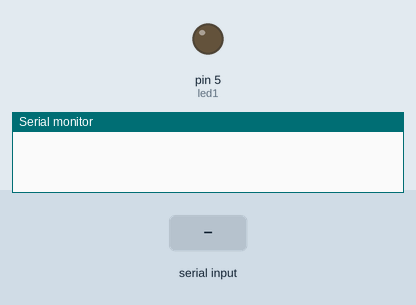
Recording of a sketch running on a simulated Arduino Uno, built with avr-gcc and run on an emulated ATmega328P. Parts: output pins drawn as LEDs (lit = HIGH), the last lines printed to the serial monitor. The inputs (shaded band) are chosen by the test bench.

Above: at 1.2 s.
1.3 s: "SWITCH1_ON" received over Serial
At 3.2 s:
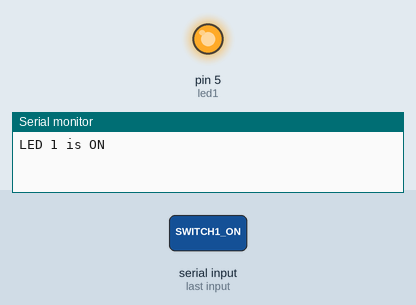
3.8 s: "SWITCH1_OFF" received over Serial
At 5.2 s:
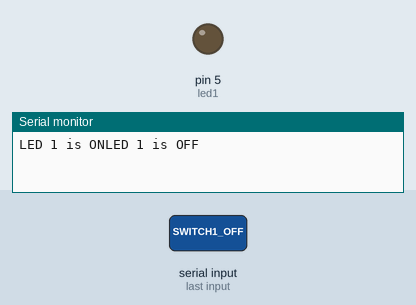
Timing chart, 0 to 6.8 s (numbered marks = the images above; inputs shaded):
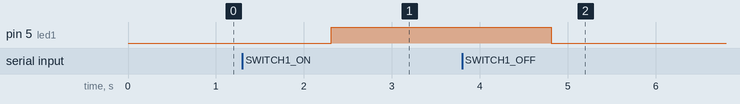

The sketch:

bluetooth_led_lab.ino
```cpp
/*  EXP 07 - HC-05 Bluetooth switch for an external LED (Arduino Uno)
    Source: lab code PDF 'MIOT all codes'.
    WIRING
      HC-05 VCC -> 5V ; GND -> GND ; TXD -> D0
      D1 -> 1k -> junction ; junction -> 2.2k -> GND ; junction -> HC-05 RXD   (5V to 3.3V divider)
      D5 -> 220R -> LED(+) ; LED(-) -> GND
    STEPS
      1. Unplug HC-05 TXD and RXD from D0/D1 (shared with USB).
      2. Plug the Uno into the PC with USB.
      3. Arduino IDE: File > Open this .ino. Tools > Board > Arduino Uno. Tools > Port > your Uno.
      4. Click Upload.
      5. Plug the HC-05 wires back in.
      6. Phone: pair with HC-05 (PIN 1234 or 0000), open a Bluetooth terminal / switch app.
      7. Send SWITCH1_ON: LED on. Send SWITCH1_OFF: LED off.
    NOTE
      Send the text exactly, with no newline or carriage return added by the app, or the comparison fails.
      readString() waits up to 1 s for more data, so the LED reacts after about a second.
*/

int led1 = 5;                                  // LED connected to pin 5

void setup() {
  Serial.begin(9600);                          // HC-05 serial link
  pinMode(led1, OUTPUT);
}

void loop() {
  if (Serial.available() > 0) {                // data from Bluetooth
    String command = Serial.readString();

    if (command.equals("SWITCH1_ON")) {
      Serial.print("LED 1 is ON");
      digitalWrite(led1, HIGH);
    }
    else if (command.equals("SWITCH1_OFF")) {
      Serial.print("LED 1 is OFF");
      digitalWrite(led1, LOW);
    }
  }
}
```

Measured:
- after the input at 1.3 s, pin 5 (led1): LOW → HIGH after 1.0 s
- after the input at 3.8 s, pin 5 (led1): HIGH → LOW after 1.0 s
